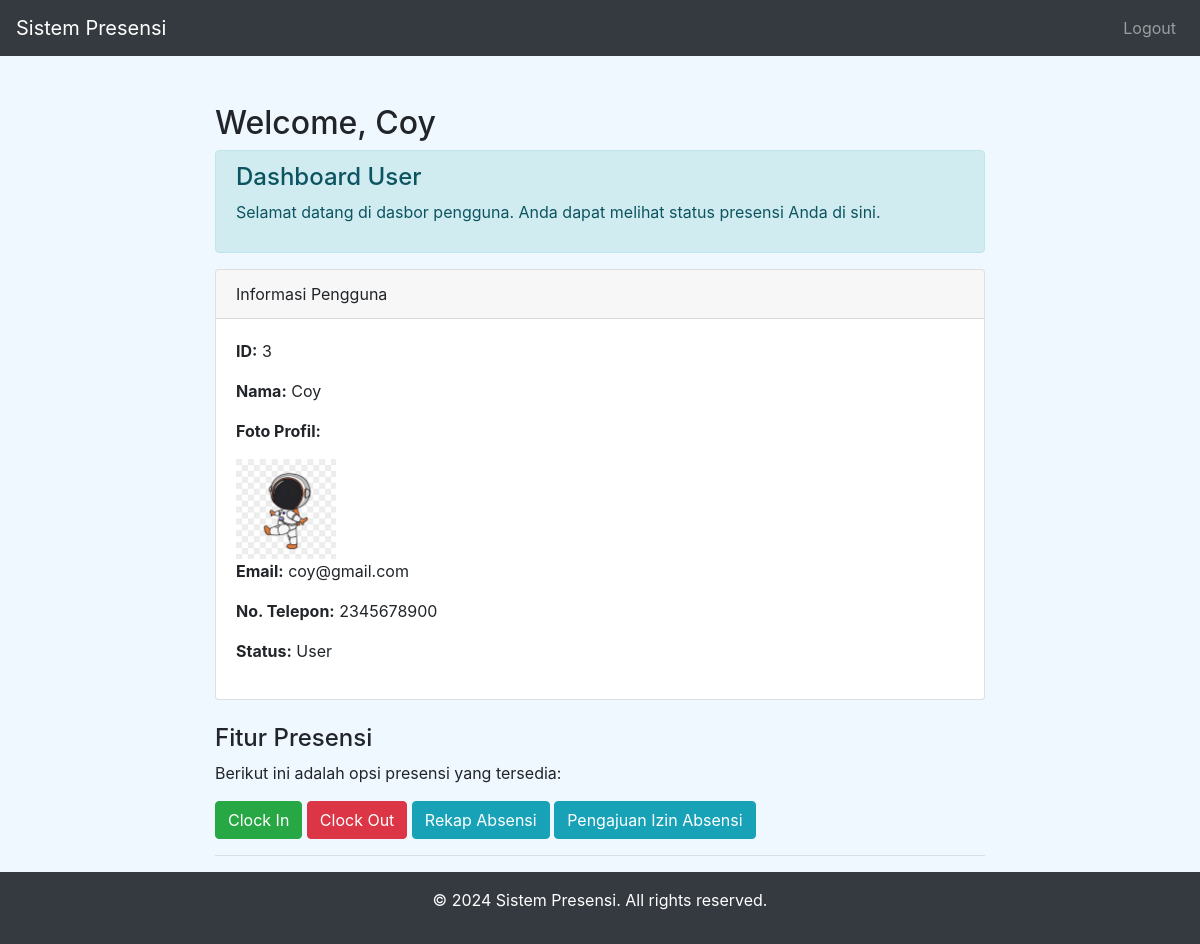
The page /user/user_dashboard (signed in) on the database its author committed.
### app/models.py (models this page shows)
class Employee(db.Model):
    __tablename__ = 'employees'
    id = db.Column(db.Integer, primary_key=True, autoincrement=True)
    name = db.Column(db.String(255), nullable=False)
    gender = db.Column(db.String(6), nullable=False)
    photo_profile = db.Column(db.Text)
    email = db.Column(db.String(255), nullable=False, unique=True)
    phone_number = db.Column(db.String(15), nullable=False)
    password = db.Column(db.String(255), nullable=False)
    user_id = db.Column(db.Integer, db.ForeignKey('users.id'), nullable=False)
    user = db.relationship('User', back_populates='employees')
    attendances = db.relationship('Attendance', back_populates='employee', lazy=True, cascade="all, delete-orphan")

### app/routes/user_routes.py (the view, shortened to what this page needs)
@user_bp.route('/user_dashboard', methods=['GET'])
@login_required
def user_dashboard():
    employee = Employee.query.filter_by(user_id=current_user.id).first()
    attendances = Attendance.query.filter_by(employee_id=current_user.id).all()
    logging.info(f"User  {current_user.id} accessed their dashboard.")  # Logging saat pengguna mengakses dashboard
    return render_template('employee/user_dashboard.html', attendances=attendances, employee=employee)

### run.py (called while the page is built)
@app.teardown_appcontext
def shutdown_session(exception=None):
    db.session.remove()  # Pastikan session dibersihkan setelah setiap request

### app/templates/employee/user_dashboard.html (shortened to what this page needs)
<!DOCTYPE html>
<html lang="id">
<head>
    <link rel="stylesheet" href="https://stackpath.bootstrapcdn.com/bootstrap/4.5.2/css/bootstrap.min.css">
</head>
<body>
    <nav class="navbar navbar-expand-lg navbar-dark bg-dark">
        <a class="navbar-brand" href="{{ url_for('home.home') }}">Sistem Presensi</a>
        <div class="collapse navbar-collapse">
            <ul class="navbar-nav ml-auto">
                <li class="nav-item">
                    <a class="nav-link" href="{{ url_for('auth_bp.logout') }}">Logout</a>
                </li>
            </ul>
        </div>
    </nav>
    <div class="container mt-5">
        <h2>Welcome, {{ employee.name }}</h2>
        <div class="alert alert-info">
            <h4>Dashboard User</h4>
            <p>Selamat datang di dasbor pengguna. Anda dapat melihat status presensi Anda di sini.</p>
        </div>
        <div class="card">
            <div class="card-header">
                Informasi Pengguna
            </div>
            <div class="card-body">
                <p><strong>ID:</strong> {{ employee.id }}</p>
                <p><strong>Nama:</strong> {{ employee.name }}</p>
                <p><b>Foto Profil:</b></p>
                {% if employee.photo_profile %}
                    <img src="{{ url_for('static', filename='uploads/' + employee.photo_profile) }}" alt="Foto Profil" width="100" style="height:auto;">
                {% else %}
                    <p>Tidak ada foto profil yang tersedia.</p>
                {% endif %}
                <p><strong>Email:</strong> {{ employee.email }}</p>
                <p><strong>No. Telepon:</strong> {{ employee.phone_number }}</p>
                <p><strong>Status:</strong>
                    {% if current_user.status == 1 %}
                        Admin
                    {% else %}
                        User
                    {% endif %}
                </p>
            </div>
        </div>
        <div class="mt-4">
            <h4>Fitur Presensi</h4>
            <p>Berikut ini adalah opsi presensi yang tersedia:</p>
            <a href="{{ url_for('user_bp.clock_in') }}" class="btn btn-success">Clock In</a>
            <a href="{{ url_for('user_bp.clock_out') }}" class="btn btn-danger">Clock Out</a>
            <a href="{{ url_for('user_bp.recap') }}" class="btn btn-info">Rekap Absensi</a>
            <a href="{{ url_for('employee.leave') }}" class="btn btn-info">Pengajuan Izin Absensi</a>
        </div>
        <hr>
    </div>
    <footer class="bg-dark text-white text-center py-3">
        <p>&copy; 2024 Sistem Presensi. All rights reserved.</p>
    </footer>
</body>
</html>

### app/templates/employee/user_dashboard.html (style rules this page uses)
body { background-color: #f0f8ff; }
.container { max-width: 800px; margin: 0 auto; }

### rows shown on the page
Employee: name "Coy", id "3", photo_profile (picture), email "coy@gmail.com", phone_number "2345678900"
